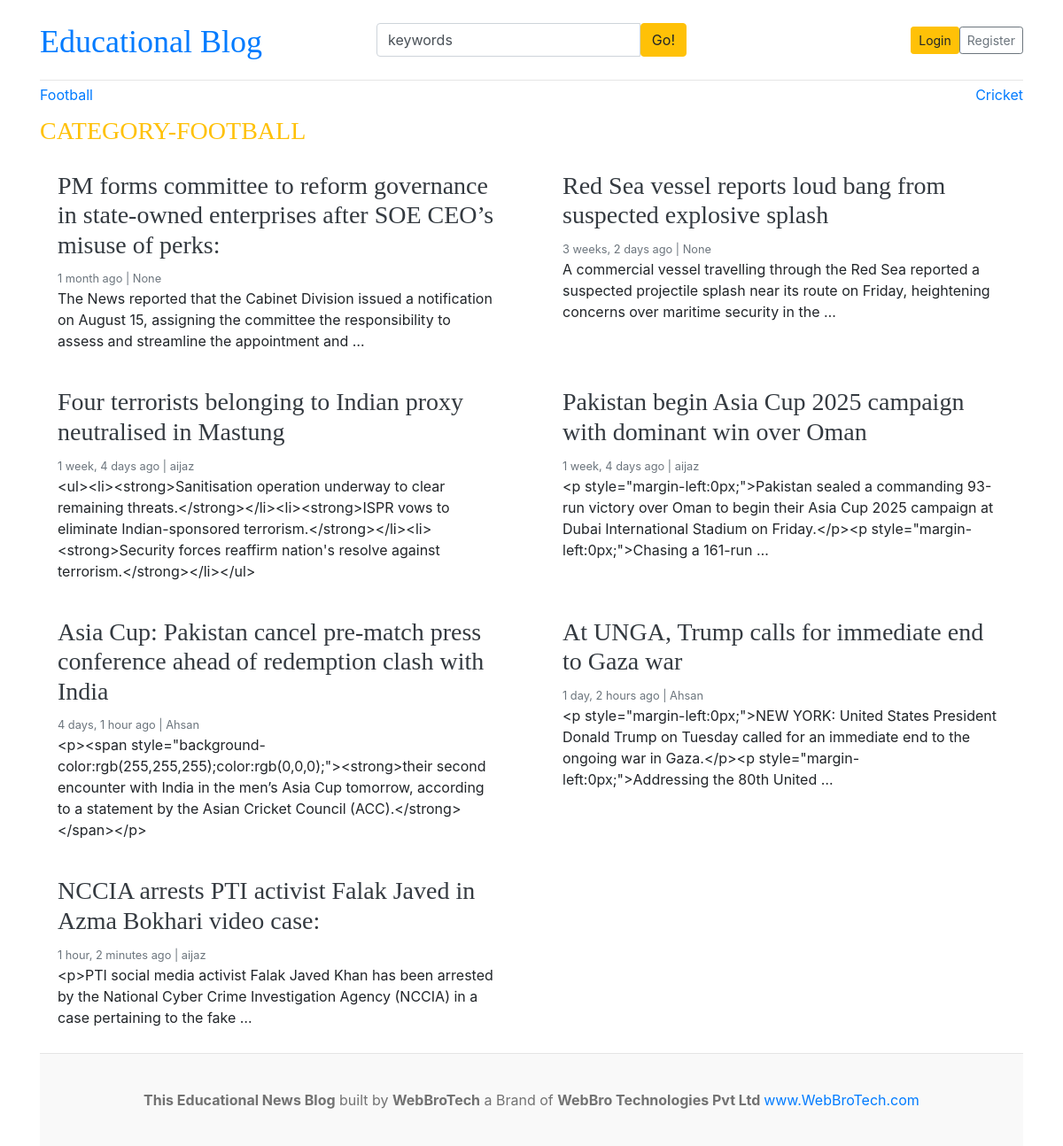
/category/12/, run on the app's committed database.
### blogs/models.py (models this page shows, shortened)
class Category(models.Model):
    category_name = models.CharField(max_length=50, unique=True)
    created_at = models.DateTimeField(auto_now_add=True)
    updated_at = models.DateTimeField(auto_now=True)
    class Meta:
        verbose_name_plural = 'Categories'
    def __str__(self):
        return self.category_name

class Blog(models.Model):
    title = models.CharField(max_length=100)
    slug = models.SlugField(max_length=150, blank=True, unique=True)
    category = models.ForeignKey(Category, on_delete=models.CASCADE)
    auther = models.ForeignKey(User, on_delete=models.CASCADE , null=True)
    featured_image = models.ImageField(upload_to='uploads/%y/%m/%d')
    short_description = HTMLField()
    blog_body = HTMLField()
    status = models.CharField(max_length=20, choices = STATUS_CHOICES, default = "Draft")
    is_featured = models.BooleanField(default=False)
    created_at = models.DateTimeField(auto_now_add=True)
    updated_at = models. DateTimeField(auto_now=True)

### blogs/views.py (the view)
# urls.py: path('<int:category_id>/', views.posts_by_category, name='posts_by_category')
def posts_by_category(request, category_id):
    posts = Blog.objects.filter(status= 'Published', category=category_id)
    category = get_object_or_404(Category, pk=category_id)
    context = {
        'posts': posts,
        'category': category,
        }
    return render (request, 'posts_by_category.html', context)

### blogs/context_processors.py (called while the page is built)
def get_categories(request):
    categories = Category.objects.all()
    return dict(categories=categories)

def get_social_links(request):
    social_links = SocialLinks.objects.all()
    return dict(social_links=social_links)

### templates/posts_by_category.html
{% extends 'base.html' %}
{% block content %}
  <h3 class="text-uppercase text-warning letter-spacing = 2px">Category-{{category}}</h3>
  <div class="row mb-2">
    {% if posts %}
    {% for post in posts %}
    <div class="col-md-6">
        <div class="card border-0" >
        <div class="card-body">
          <h3><a href="{% url 'blogs' post.slug %}" class="text-dark">{{post.title}}</a></h3>
          <small class="mb-1 text-muted">{{post.created_at | timesince}} ago | {{post.auther}}</small>
          <p class="card-text">{{post.short_description | truncatewords:25 }}</p>
        </div>
      </div>
    </div>
    {% endfor %}
    {% else %}
    <p>No Post Found</p>
    {% endif %}
  </div>
{% endblock %}

### templates/base.html (shortened to what this page needs)
{% load static %}
<!DOCTYPE html>
<html lang="en">
<head>
    <link href="https://getbootstrap.com/docs/4.0/dist/css/bootstrap.min.css" rel="stylesheet">
    <link href="{% static 'css/blog.css' %}" rel="stylesheet">
    <link rel="stylesheet" href="https://cdnjs.cloudflare.com/ajax/libs/font-awesome/4.7.0/css/font-awesome.min.css">
  </head>
<body>
    <div class="container">
      <header class="blog-header py-3">
        <div class="row flex-nowrap justify-content-between align-items-center">
          <div class="col-4 pt-1">
            <a class="blog-header-logo text-Blue font-size-h2" href="/">Educational Blog</a>
          </div>
          <div class="col-4">
            <form action=" {% url 'search'%}" method="GET">
              <div class="input-group">
                <input class="form-control" type="text" value="keywords" name="keyword" placeholder="Enter search term..." aria-label="Enter search term..." aria-describedby="button-search" />
                <button type = "submit" class="btn btn-warning" id="button-search" type="button">Go!</button>
            </div>
            </form>
          </div>
          <div class="col-4 d-flex justify-content-end align-items-center">
            {% if not user.is_authenticated %}
            <a class="btn btn-sm btn-warning" href="{% url 'login' %}">Login</a>
            <a class="btn btn-sm btn-outline-secondary" href="{% url 'register' %}">Register</a>
            {% else %}
            <span><a href="{% url 'dashboard' %}">Dashboard</a> </span>
            &nbsp; &nbsp;
            <span><a href="{% url 'logout' %}">Logout</a></span>
            {% endif %}
          </div>
        </div>
      </header>
      <div class="nav-scroller py-1 mb-2">
        <nav class="nav d-flex justify-content-between">
          {% for cat in categories %}
          <a class= text-font-weight-bold class="p-2 text-muted" href="{% url 'posts_by_category' cat.id %}">{{cat.category_name}}</a>
          {% endfor %}
        </nav>
      </div>
{% block content %}
{% endblock %}
<footer class="blog-footer">
    <p class="text-center"><b>This Educational News Blog</b> built by <b>WebBroTech</b> a Brand of <b>WebBro Technologies Pvt Ltd </b><a href="https://www.youtube.com/@WebBroTech">www.WebBroTech.com</a></p>
  </footer>
  </body>
  </html>

### static/css/blog.css (style rules this page uses)
.blog-header { border-bottom: 1px solid #e5e5e5; }
.blog-header-logo { font-family: "Playfair Display", Georgia, "Times New Roman", serif; font-size: 2.25rem; }
h1, h2, h3, h4, h5, h6 { font-family: "Playfair Display", Georgia, "Times New Roman", serif; }
.blog-footer { padding: 2.5rem 0; color: #727272; text-align: center; background-color: #f9f9f9; border-top: .05rem solid #e5e5e5; }
.blog-footer p:last-child { margin-bottom: 0; }

### data on the page
Category: category_name "Football", category_name "FOOTBALL"
Category: category_name "Cricket"
Blog: title "PM forms committee to reform governance in state-owned enterprises after SOE CEO’s misuse of perks:", created_at "1 month", auther "None", short_description "The News reported that the Cabinet Division issued a notification on August 15, assigning the committee the responsibility to assess and streamline the appointment and …"
Blog: title "Red Sea vessel reports loud bang from suspected explosive splash", created_at "3 weeks, 2 days", auther "None", short_description "A commercial vessel travelling through the Red Sea reported a suspected projectile splash near its route on Friday, heightening concerns over maritime security in the …"
Blog: title "Four terrorists belonging to Indian proxy neutralised in Mastung", created_at "1 week, 4 days", auther "aijaz", short_description "<ul><li><strong>Sanitisation operation underway to clear remaining threats.</strong></li><li><strong>ISPR vows to eliminate Indian-sponsored terrorism.</strong></li><li><strong>Security forces reaffirm nation's resolve against terrorism.</strong></li></ul>"
Blog: title "Pakistan begin Asia Cup 2025 campaign with dominant win over Oman", created_at "1 week, 4 days", auther "aijaz", short_description "<p style=\"margin-left:0px;\">Pakistan sealed a commanding 93-run victory over Oman to begin their Asia Cup 2025 campaign at Dubai International Stadium on Friday.</p><p style=\"margin-left:0px;\">Chasing a 161-run …"
Blog: title "Asia Cup: Pakistan cancel pre-match press conference ahead of redemption clash with India", created_at "4 days, 1 hour", auther "Ahsan", short_description "<p><span style=\"background-color:rgb(255,255,255);color:rgb(0,0,0);\"><strong>their second encounter with India in the men’s Asia Cup tomorrow, according to a statement by the Asian Cricket Council (ACC).</strong></span></p>"
Blog: title "At UNGA, Trump calls for immediate end to Gaza war", created_at "1 day, 2 hours", auther "Ahsan", short_description "<p style=\"margin-left:0px;\">NEW YORK: United States President Donald Trump on Tuesday called for an immediate end to the ongoing war in Gaza.</p><p style=\"margin-left:0px;\">Addressing the 80th United …"
Blog: title "NCCIA arrests PTI activist Falak Javed in Azma Bokhari video case:", created_at "1 hour, 2 minutes", auther "aijaz", short_description "<p>PTI social media activist Falak Javed Khan has been arrested by the National Cyber Crime Investigation Agency (NCCIA) in a case pertaining to the fake …"
